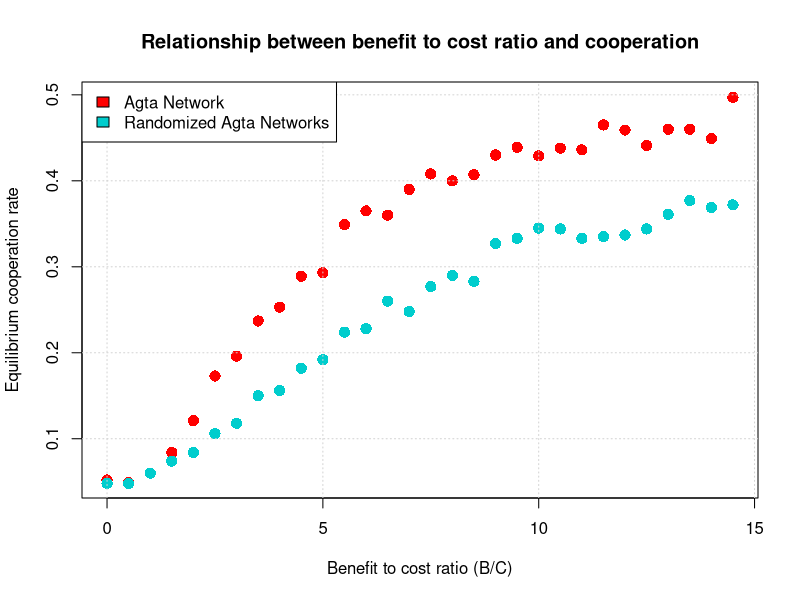

Recreate this plot in R.
coopsAg <- c(0.052,0.049,0.060,0.084,0.121,0.173,0.196,0.2370,0.253,0.289,0.293,0.349,0.365,0.360,0.390,0.408,0.400,0.407,0.430,0.439, 0.429,0.438,0.436,0.465,0.459,0.441,0.460,0.460,0.449,0.497)
coopsRan <- c(0.048,0.048,0.060,0.074,0.084,0.106,0.118,0.150,0.156,0.182, 0.192,0.224,0.228,0.260,0.248,0.277,0.29,0.283,0.327,0.333,0.345,0.344,0.333,0.335,0.337,0.344,0.361,0.377,0.369,0.372)

bcAg <- c(0,0.5,1,1.5,2,2.5,3,3.5,4,4.5,5,5.5,6,6.5,7,7.5,8,8.5,9,9.5, 10, 10.5,11,11.5,12,12.5,13,13.5,14,14.5)
bcRan <- c(0,0.5,1,1.5,2,2.5,3,3.5,4,4.5)
plot(bcAg,coopsAg, col="red", cex=1.5, pch=16, xlab ="Benefit to cost ratio (B/C)", ylab="Equilibrium cooperation rate",
     main = "Relationship between benefit to cost ratio and cooperation")
points(bcAg,coopsRan, col="cyan3", cex=1.5, pch=16)
grid()
legend("topleft",
       legend=c("Agta Network", "Randomized Agta Networks"),
       fill = c("red", "cyan3"))
